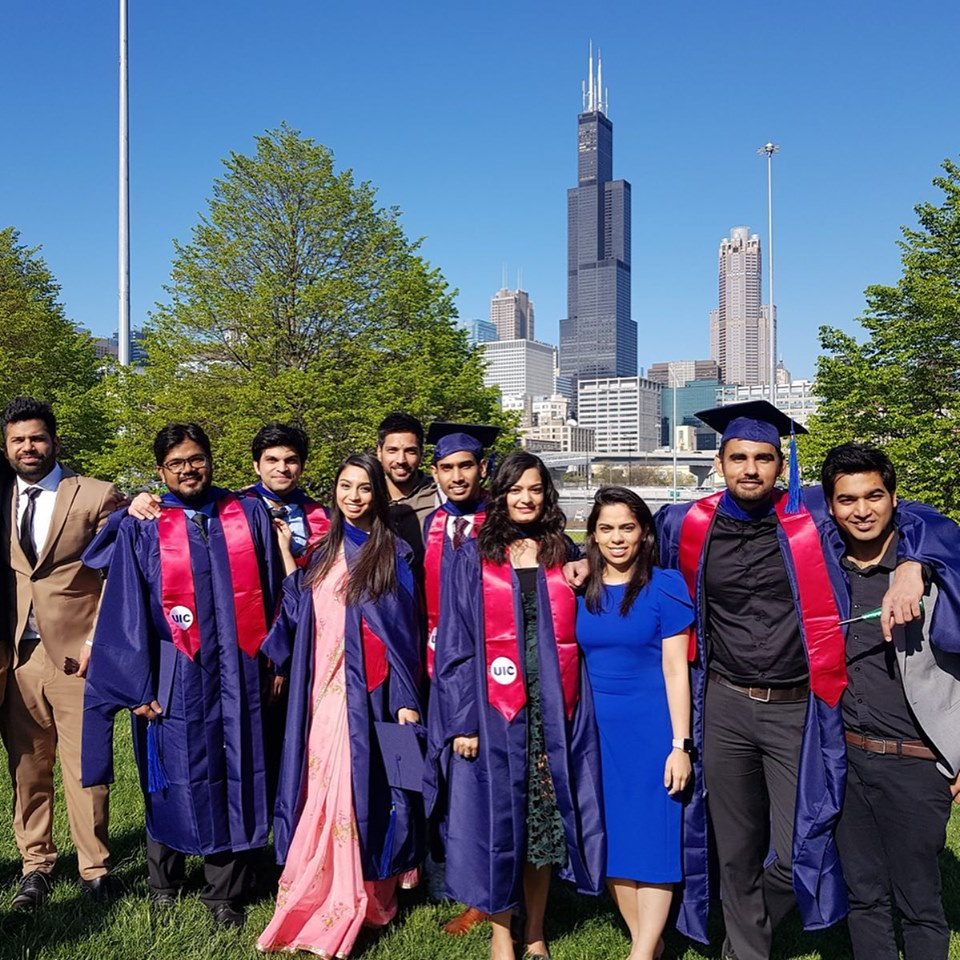
#> input picture files/images/image_1.jpg, 960 x 960 px; its folder holds only this picture in this run
$ python -i face_detection.py   (imports and definitions only)
#> lines starting #> are read from the running program, lines starting #| are printed output that depends on the picture; after the words box and inside, x2 and y2 are one past the last pixel; in counts of white or black regions, pixels touching at a corner belong together
#> further down, picture is the input picture: shape (960, 960, 3); mean B, G, R 120.6, 97.7, 90.2
#### Face Detection ####


import numpy as np
import cv2
import os

face_cascade = cv2.CascadeClassifier('/media/visheshchanana/New Volume/Projects/Netra/Classifiers/haarcascade_frontalface.xml')

def import_image(path):
	return cv2.imread(path,3)

## Display the image
def display_image(image,title):
	cv2.imshow(title,image)
	cv2.waitKey(0)
	cv2.destroyAllWindows()

## Utilizes OpenCV's inbuilt haar classifier to find out the face in the image(frontal face). Return the cropped face that would be required for the training
def haar_cascade(img):
	gray = cv2.cvtColor(img, cv2.COLOR_BGR2GRAY)
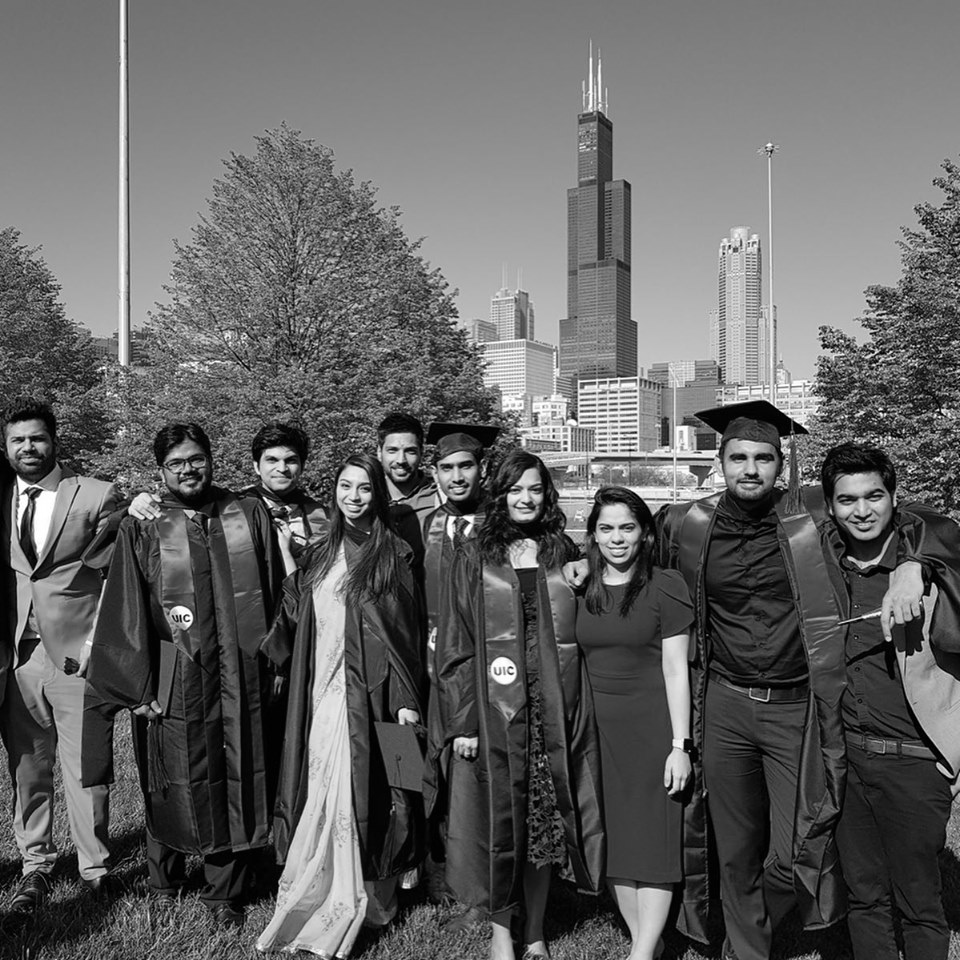
#> gray: shape (960, 960); min 0, max 255, mean 98
	image = face_cascade.detectMultiScale(gray, 1.3, 5)
#> image = [[4, 421, 50, 50], [376, 431, 51, 51], [162, 441, 52, 52], [256, 440, 53, 53], [429, 445, 58, 58], [329, 466, 52, 52], [503, 472, 50, 50], [588, 506, 59, 59], [719, 435, 63, 63], [826, 471, 70, 70]]
	faces = face_cascade.detectMultiScale(gray, 1.3, 5)
#> faces has the same summary as image
	for (x,y,w,h) in faces:
	    cv2.rectangle(img,(x,y),(x+w,y+h),(255,0,0),2)
	    roi_gray = gray[y:y+h, x:x+w]
	    roi_color = img[y:y+h, x:x+w]
#> this loop made 10 passes
#> pass 1, in haar_cascade, `roi_gray = gray[y:y+h, x:x+w]`:
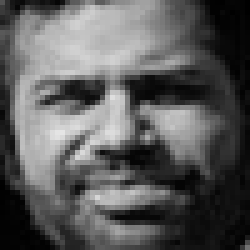
#> roi_gray: shape (50, 50) (shown 5 times larger); min 0, max 229, mean 90.8
#> pass 1, in haar_cascade, `roi_color = img[y:y+h, x:x+w]`:
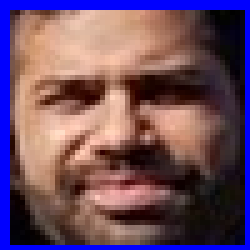
#> roi_color: shape (50, 50, 3) (shown 5 times larger); mean B, G, R 97, 77.4, 108.3
#> pass 2, in haar_cascade, `roi_gray = gray[y:y+h, x:x+w]`:
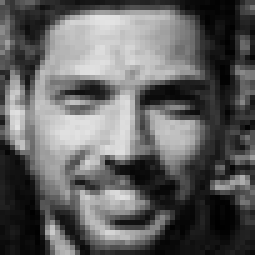
#> roi_gray: shape (51, 51) (shown 5 times larger); min 0, max 227, mean 97.4
#> pass 2, in haar_cascade, `roi_color = img[y:y+h, x:x+w]`:
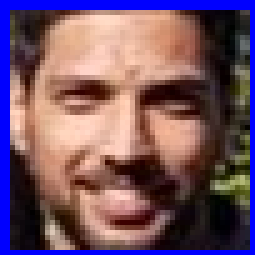
#> roi_color: shape (51, 51, 3) (shown 5 times larger); mean B, G, R 100.8, 83.7, 114.7
#> after the loop:
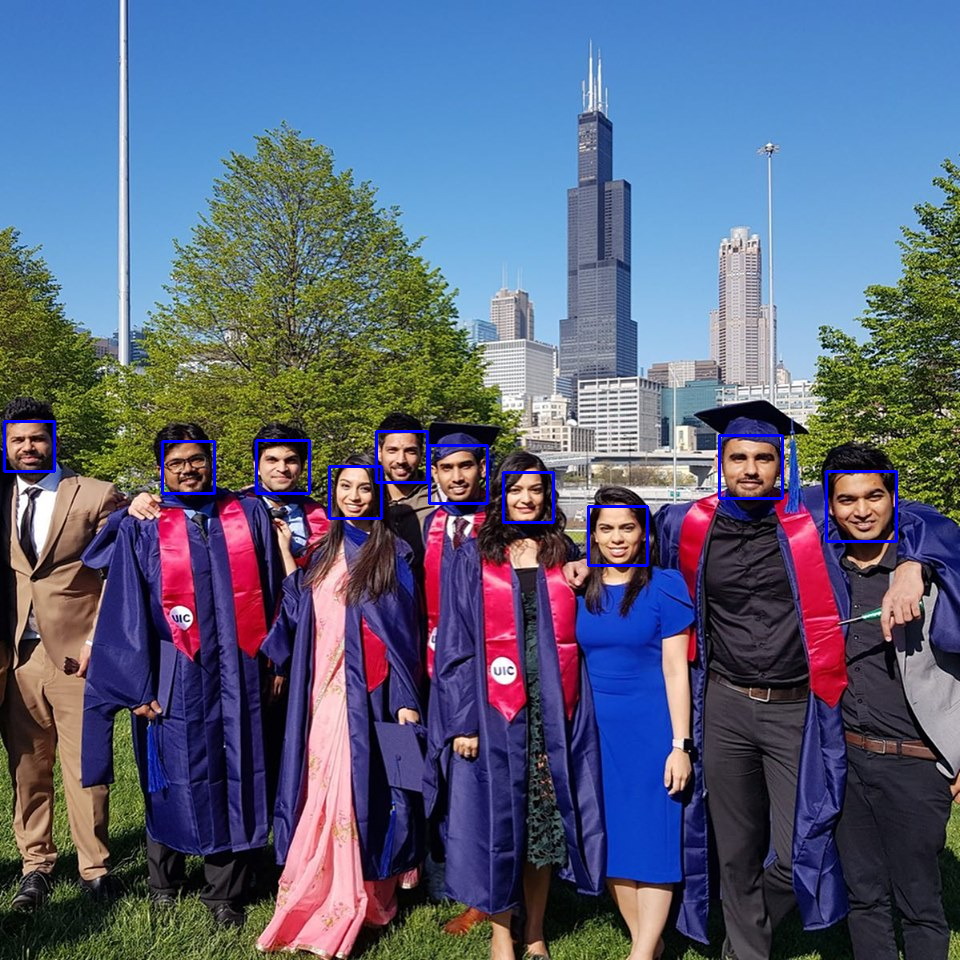
#> img: shape (960, 960, 3); 0.72% of pixels changed, all inside (x1, y1, x2, y2) = (3, 420, 898, 567)
	img = crop_image(img,x,y,w,h)
	return img

## Crops the image to the required measurements
def crop_image(img,x,y,w,h):
#> called with x = 826, y = 471, w = 70, h = 70
	return img[y+1:y+h+1, x+1:x+w+1]
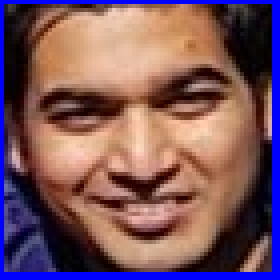
#> returned value: shape (70, 70, 3) (shown 4 times larger); mean of channels 0, 1, 2 93.3, 85.1, 121.2; drawn as B, G, R


def load_images_from_folder(path):
	import_image  = []
	for temp_img in os.listdir(path):
		temp_path = os.path.join(path,temp_img)
		# print(temp_path)
		# img = import_image(temp_path)
		img = cv2.imread(temp_path,3)
		if img is not None:
			import_image.append(img)
	return import_image


def main():
	IMAGES_PATH = '/media/visheshchanana/New Volume/Images/for testing/pandya'
	full_images = []
	full_images = load_images_from_folder(IMAGES_PATH)
	display_image(full_images[2],'Pandya')
	# [6 lines of commented-out code are left out]


# [2 lines not run here, left out]


# [7 lines of commented-out code are left out]

>>> import cv2
>>> picture = cv2.imread('files/images/image_1.jpg')
>>> result = haar_cascade(picture)
